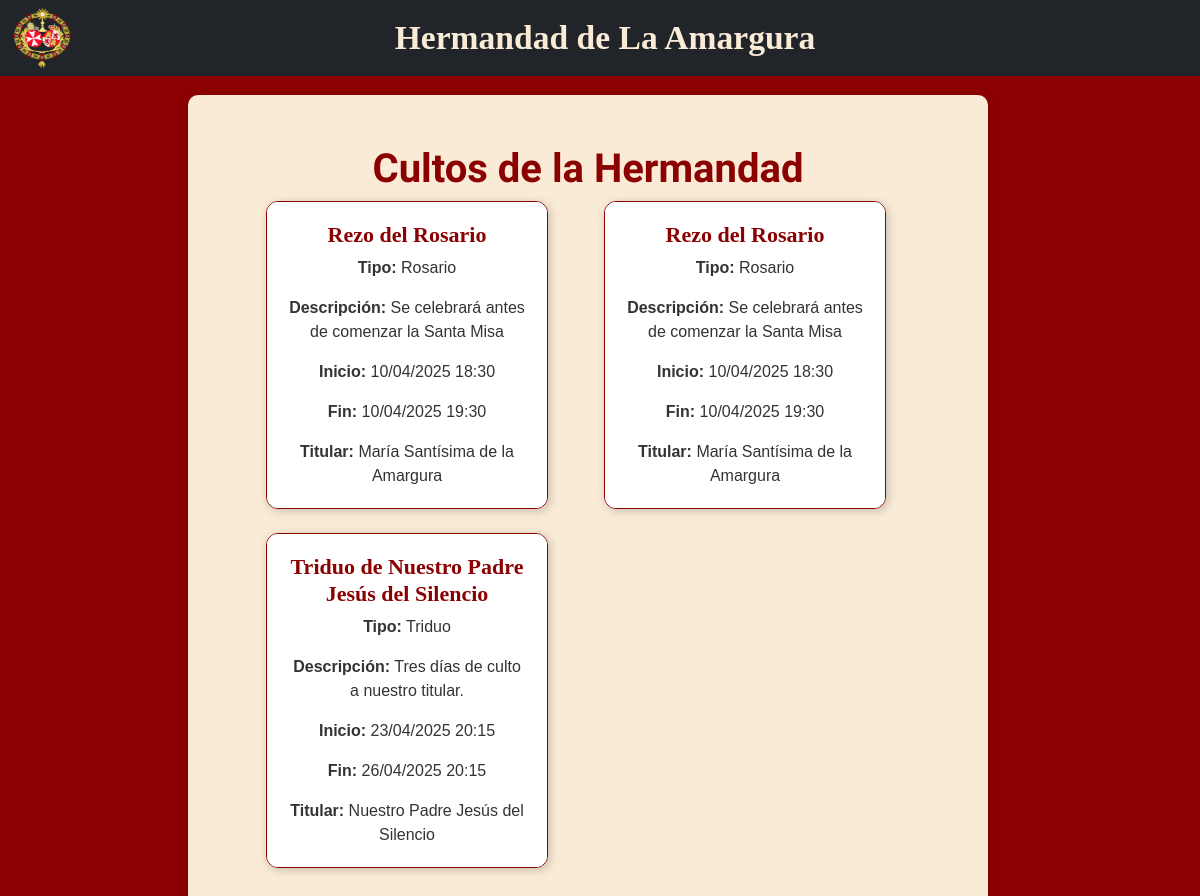
The page /cultos/ on the database as committed earlier.
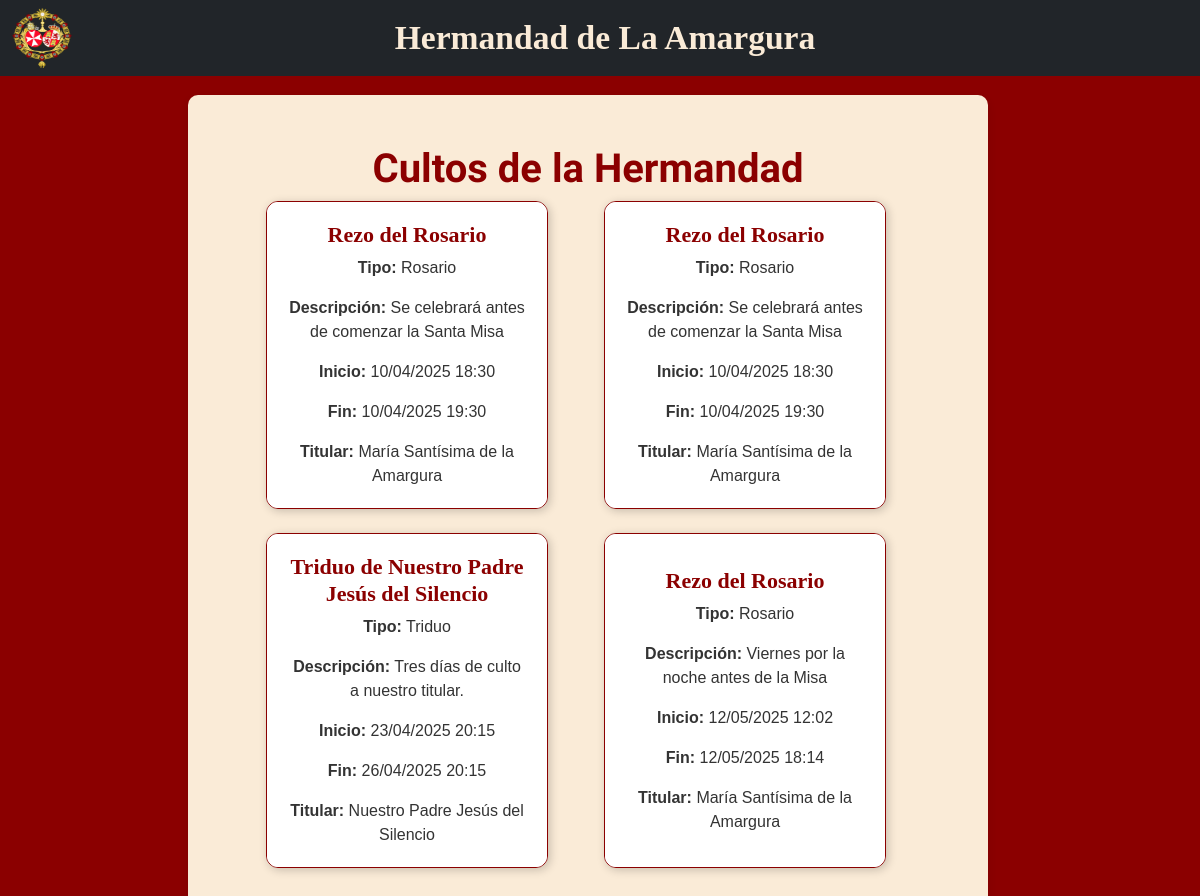
The same page on the database as committed later.
### hermandapp/models.py (models this page shows, shortened)
class Culto(models.Model):
    nombre = models.CharField(max_length=250)
    descripcion = models.TextField()
    fecha_inicio = models.DateTimeField()
    fecha_fin = models.DateTimeField()
    titular = models.ForeignKey(
        'Titular',  # modelo al que se relaciona
        on_delete=models.CASCADE,  # qué hacer si se borra el titular
        related_name='cultos'  # nombre para acceder desde el lado de Titular
    )
    tipo = models.CharField(
        max_length=30,
        choices=TipoCulto.choices,
        default=TipoCulto.FUNCION_PRINCIPAL
    )

class Titular(models.Model):
    nombre = models.CharField(max_length=250)
    descripcion = models.TextField()
    anyo = models.IntegerField()
    procesiona = models.BooleanField(default=True)
    imagen = models.CharField(max_length=1000)
    autor = models.CharField(max_length=250, default='')

### hermandapp/views.py (the view)
# urls.py: path('cultos/', cargar_cultos, name='cultos'),
def cargar_cultos(request):
    cultos = Culto.objects.all()
    return render(request, 'cultos.html', {'cultos': cultos})

### templates/cultos.html (shortened to what this page needs)
{% extends "base.html" %}
{% load static %}
{% block content %}
    <h1>Cultos de la Hermandad</h1>
    <div class="container">
        <div class="row">
            {% for culto in cultos %}
                <div class="col-md-6 mb-4">
                    <div class="card custom-card h-100">
                        <div class="card-body custom-body">
                            <h5 class="custom-header">{{ culto.nombre }}</h5>
                            <p class="card-text"><strong>Tipo:</strong> {{ culto.get_tipo_display }}</p>
                            <p class="card-text"><strong>Descripción:</strong> {{ culto.descripcion }}</p>
                            <p class="card-text"><strong>Inicio:</strong> {{ culto.fecha_inicio|date:"d/m/Y H:i" }}</p>
                            <p class="card-text"><strong>Fin:</strong> {{ culto.fecha_fin|date:"d/m/Y H:i" }}</p>
                            <p class="card-text"><strong>Titular:</strong> {{ culto.titular.nombre }}</p>
                        </div>
                    </div>
                </div>
                {% if forloop.counter|divisibleby:2 and not forloop.last %}
                    </div>
                    <div class="row">
                {% endif %}
            {% empty %}
                <p>No hay cultos registrados aún.</p>
            {% endfor %}
            </div>
    </div>
    <br>
{% endblock %}

Rows that differ between the two databases and show on the page:
added Culto: nombre "Rezo del Rosario", tipo "Rosario", descripcion "Viernes por la noche antes de la Misa", fecha_inicio "12/05/2025 12:02", fecha_fin "12/05/2025 18:14", titular.nombre "María Santísima de la Amargura"
